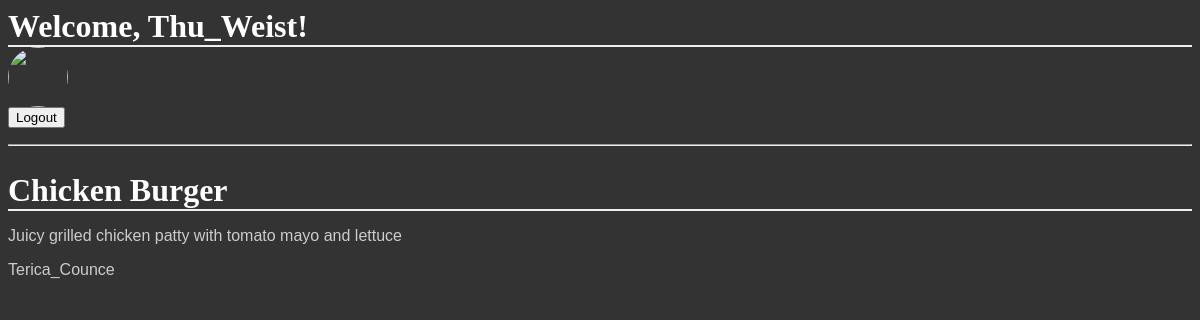
The page /catalog/Entree/items/3 (signed in) on the database its author committed.
### database_setup.py (models this page shows, shortened)
class CatalogItem(Base):
    __tablename__ = 'catalog_item'
    id = Column(Integer, primary_key = True)
    name = Column(String(250), nullable = False)
    price = Column(String(8))
    category = Column(String(250))
    description = Column(String(250))
    dt_added = Column(DateTime, nullable = False, default = datetime.datetime.now())
    dt_modded = Column(DateTime, nullable = False, default = datetime.datetime.now(), onupdate = datetime.datetime.now())
    user_id = Column(Integer, ForeignKey('user.id'))
    user = relationship(User)

class User(Base):
    __tablename__ = 'user'
    id = Column(Integer, primary_key = True)
    name = Column(String(250), nullable = False)
    email = Column(String(250), nullable = True)
    picture = Column(String(1000), nullable = True)
    salt = Column(String(250), nullable = False)
    hashedpw = Column(String(250), nullable = False)
    dt_added = Column(DateTime, nullable = False, default = datetime.datetime.now())

### public_page.py (the view)
@public_page.route('/catalog/<string:category>/items/<int:item_id>', methods = ['GET'])
def viewCatalogItem(category, item_id):
    item = session.query(CatalogItem).filter_by(id = item_id).one()
    return render_template('viewitem.html', item = item)

### templates/viewitem.html (shortened to what this page needs)
{% extends 'base.html' %}
{% block content %}
<div>
  <h1>{{item.name}}</h1>
  <p>{{item.description}}</p>
  <p>{{item.user.name}}</p>
</div>
{% endblock %}

### static/styles.css (style rules this page uses)
body { font-family: sans-serif; background-image: url('img3.jpg'); background-color: #333333 }
h1, h2, h3, h4 { color: #FFFFFF; }
h1, h2 { font-family: 'Georgia', serif; margin: 0; }
h1 { border-bottom: 2px solid #eee; }
p, dd, dt { color: #CCCCCC; }

### rows shown on the page
CatalogItem: name "Chicken Burger", description "Juicy grilled chicken patty with tomato mayo and lettuce"
User: user.name "Terica_Counce"

### other values the page prints
{{ session['username'] }} "Thu_Weist"
